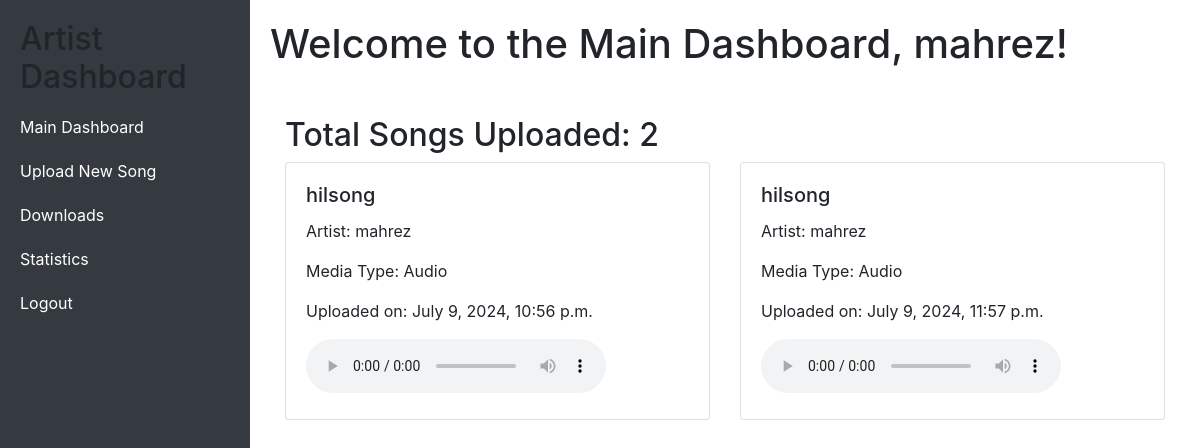
Page /main_dashboard/ (signed in) on the committed database.
### preaching/models.py (models this page shows, shortened)
class GospelSong(models.Model):
    MEDIA_TYPE_CHOICES = [
        ('audio', 'Audio'),
        ('video', 'Video')
    ]
    STATUS_CHOICES = [
        ('pending', 'Pending'),
        ('accepted', 'Accepted'),
        ('rejected', 'Rejected')
    ]
    title = models.CharField(max_length=100)
    artist = models.CharField(max_length=100)
    media_type = models.CharField(max_length=5, choices=MEDIA_TYPE_CHOICES, default='audio')
    file = models.FileField(upload_to='gospel_songs/')
    upload_date = models.DateTimeField(auto_now_add=True)
    download_count = models.PositiveIntegerField(default=0)
    status = models.CharField(max_length=10, choices=STATUS_CHOICES, default='pending')

### preaching/views.py (the view)
# urls.py: path('main_dashboard/', views.main_dashboard, name='main_dashboard'),
def main_dashboard(request):
    songs = GospelSong.objects.filter(artist=request.user)
    song_count = songs.count()
    return render(request, 'dashboard/main_dashboard.html', {
        'songs': songs,
        'song_count': song_count,
    })

### preaching/templates/dashboard/main_dashboard.html (shortened to what this page needs)
{% extends 'Dashboard/artist_dashboard.html' %}
{% block content %}
    <h1>Welcome to the Main Dashboard, {{ request.user.username }}!</h1>
    {% if songs %}
        <div class="container mt-5">
            <h2>Total Songs Uploaded: {{ song_count }}</h2>
            <div class="row">
                {% for song in songs %}
                    <div class="col-md-6">
                        <div class="card mb-3">
                            <div class="card-body">
                                <h5 class="card-title">{{ song.title }}</h5>
                                <p class="card-text">Artist: {{ song.artist }}</p>
                                <p class="card-text">Media Type: {{ song.get_media_type_display }}</p>
                                <p class="card-text">Uploaded on: {{ song.upload_date }}</p>
                                {% if song.media_type == 'audio' %}
                                    <audio controls>
                                        <source src="{{ song.file.url }}" type="audio/mp3">
                                    </audio>
                                {% elif song.media_type == 'video' %}
                                    <video controls width="320" height="240">
                                        <source src="{{ song.file.url }}" type="video/mp4">
                                        Your browser does not support the video element.
                                    </video>
                                {% endif %}
                            </div>
                        </div>
                    </div>
                {% endfor %}
            </div>
        </div>
    {% else %}
        <p>You haven't uploaded any songs yet. <a href="{% url 'upload_gospel_song' %}">Upload a new song</a> to get started!</p>
    {% endif %}
{% endblock %}

### preaching/templates/dashboard/artist_dashboard.html (style rules this page uses)
body { display: flex; min-height: 100vh; flex-direction: column; }

### rows in the picture
GospelSong: title "hilsong", artist "mahrez", media_type "Audio", upload_date "July 9, 2024, 10:56 p.m."
GospelSong: title "hilsong", artist "mahrez", media_type "Audio", upload_date "July 9, 2024, 11:57 p.m."

### other values in the picture
{{ request.user.username }} "mahrez"
{{ song_count }} "2"
